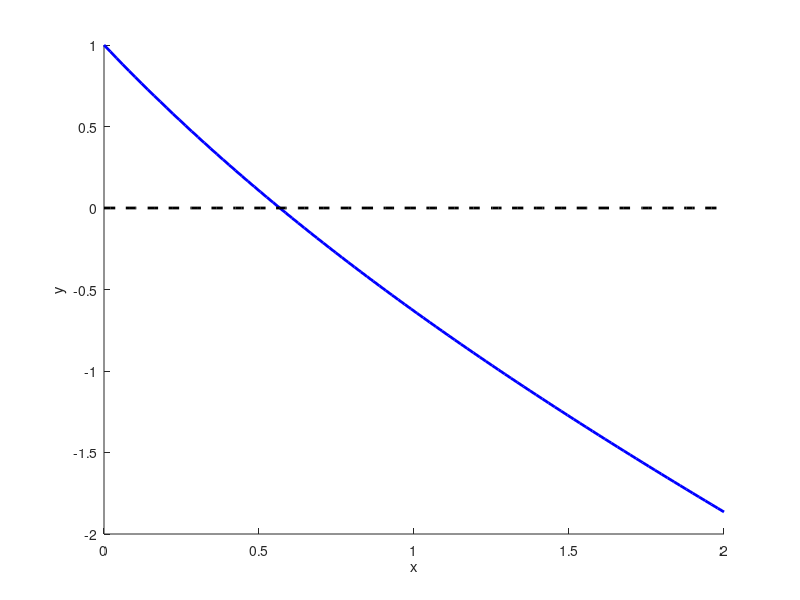

The MATLAB source for this figure: (Note: this script raises an error after producing the figure.)

clc;clf,clearvars;
format long

set(0, 'DefaultLineLineWidth', 2);
xs = linspace(0,2,100);
ys = exp(-xs)-xs;

hold on
plot(xs,ys,'Color','b')
plot(xs,0*ys,'k--')
xlabel('x')
ylabel('y')
hold off

%% 

feval=@(xin) exp(-xin)-xin;
fplot(@(x) feval(x), [0 2], 'LineWidth',2,'Color','red')

p1 = fzero(@(x) feval(x),0.5);
fprintf('Converged solution of %8f was obtained via fzero \n', p1)


left = 0;
right = 2;
err = 2;
tol = 1e-6;
loop_count = 0;
if feval(left)*feval(right) > 0
    disp('no root in that range')
else
    while err>tol
        err_old=err;
        p1=(left+right)/2;
        if feval(left)*feval(p1)>0
            left = p1;
        else
            right = p1;
        end
        err=abs(left-right);
        loop_count=loop_count+1;
        iter=loop_count;
        fprintf('Estimate of root %9.8f Error %10.9d\n',p1,err)
        err2(loop_count)=err;
    end
    g=p1;
end    


semilogy(err2,'o')      
xlabel('iteration')
ylabel('error')
%%
